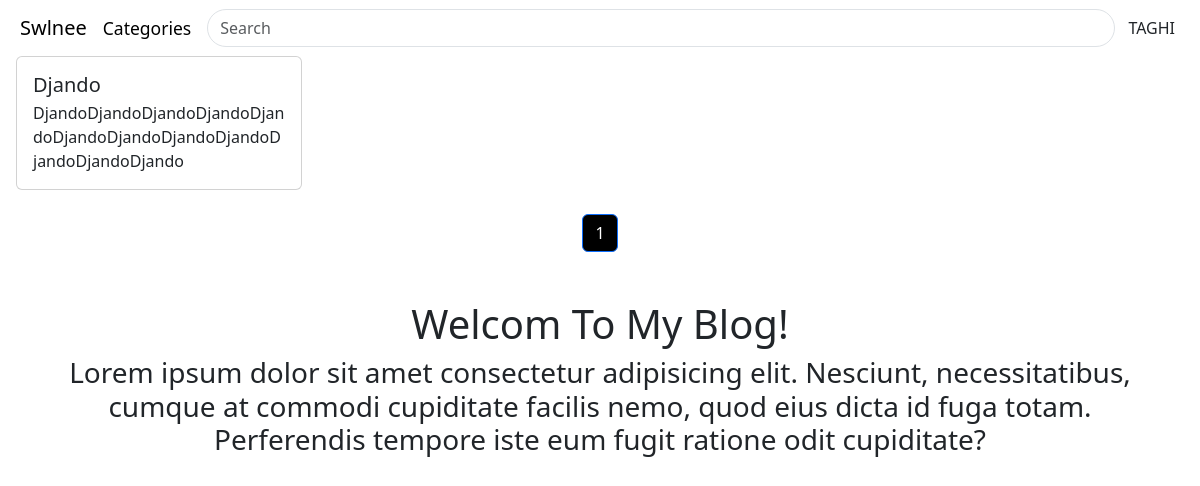
Page / (signed in) on the earlier database version.
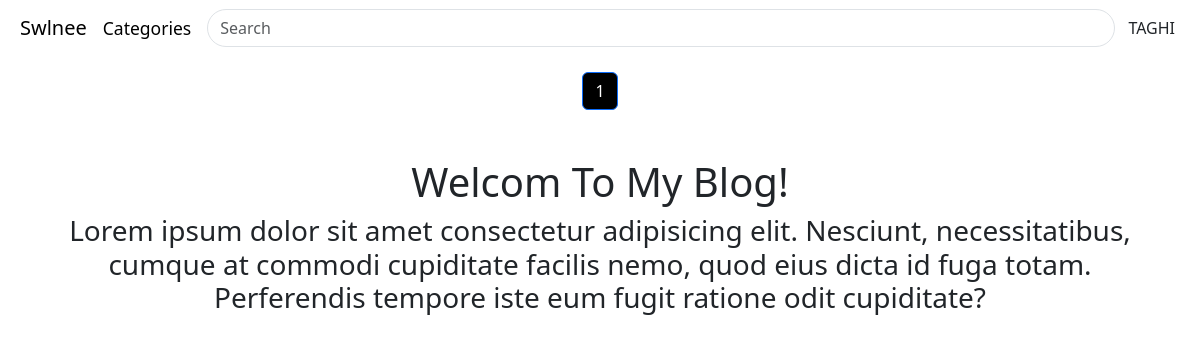
Same page on the later database version.
### index/models.py (models this page shows, shortened)
class Post(models.Model):
    class NewManager(models.Manager):
        def get_queryset(self):
            return super().get_queryset() .filter(status='published')
    options = (
        ('draft', 'Draft'),
        ('published', 'Published'),
    )
    slug = models.SlugField(max_length=250, unique_for_date='publish')
    category = models.ForeignKey(Category, on_delete=models.PROTECT, default=1)
    book_author = models.CharField(max_length=250)
    title = models.CharField(max_length=250)
    description = models.TextField()
    publish = models.DateTimeField(default=timezone.now)
    author = models.ForeignKey(User, on_delete=models.CASCADE, related_name='blog_posts')
    content = CKEditor5Field('Text', config_name='extends')
    status = models.CharField(max_length=10, choices=options, default='published')
    favourites = models.ManyToManyField(User, related_name='favourite', default=None, blank=True)
    objects = models.Manager()  # default manager
    newmanager = NewManager()  # custom manager
    tags = TaggableManager()

### index/views.py (the view)
# urls.py: path('',home, name='home'),
def home(request):
    cats = Category.objects.all().order_by('-id')
    post = Post.newmanager.all().order_by('-id')
    paginator= Paginator(post,12)
    page_num = request.GET.get('page',1)
    post= paginator.page(page_num)
    return render(request,'home.html',{'post':post, 'cats':cats})

### index/templates/home.html (shortened to what this page needs)
{% extends 'base.html' %}
{% load static %}
{% load bootstrap5 %}
{% block content%}
{% if user.is_superuser %}
<div class="container-fluid px-3" >
    <div class="row row-cols-1 row-cols-sm-2 row-cols-md-3 row-cols-lg-4 mb-2 g-2" data-masonry='{"percentPosition": true }'>
        {% for posts in post %}
        <div class="col">
            <div class="card">
                <div class="card-body">
                <h5 class="card-title"><a class="text-dark" style="text-decoration: none;" href="{% url 'detail' posts.slug %}">{{posts.title}}</a></h5>
                <p class="card-subtitle">{{posts.description}}</p>
                </div>
            </div>
        </div>
        {% endfor %}
    </div>
</div>
<nav aria-label="Pagination">
    <ul class="pagination justify-content-center my-4">
        {% for i in post.paginator.page_range %}
        {% if post.number == i %}
            <li class="page-item active"><a class="page-link bg-black" style="box-shadow: none" href="#">{{i}}</a></li>
        {% else %}
            <li class="page-item"><a class="page-link" href="?page={{i}}">{{i}}</a></li>
        {% endif %}
        {% endfor %}
    </ul>
</nav>
{% endif %}
<div class="container text-center mt-5">
    <h1>Welcom To My Blog!</h1>
    <h3>Lorem ipsum dolor sit amet consectetur adipisicing elit. Nesciunt, necessitatibus, cumque at commodi cupiditate facilis nemo, quod eius dicta id fuga totam. Perferendis tempore iste eum fugit ratione odit cupiditate?</h3>
</div>
{% endblock%}

Differences in the rows shown:
removed Post: title "Djando", description "DjandoDjandoDjandoDjandoDjandoDjandoDjandoDjandoDjandoDjandoDjandoDjando"
